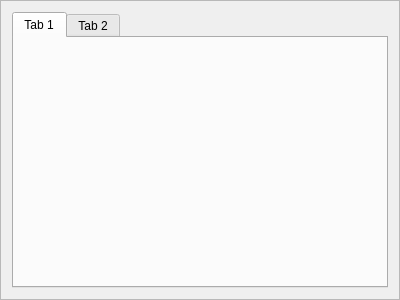
<?xml version="1.0" encoding="UTF-8"?>
<ui version="4.0">
 <class>SpectrumViewer</class>
 <widget class="QFrame" name="SpectrumViewer">
  <property name="geometry">
   <rect>
    <x>0</x>
    <y>0</y>
    <width>400</width>
    <height>300</height>
   </rect>
  </property>
  <property name="minimumSize">
   <size>
    <width>100</width>
    <height>100</height>
   </size>
  </property>
  <property name="windowTitle">
   <string>Frame</string>
  </property>
  <property name="frameShape">
   <enum>QFrame::StyledPanel</enum>
  </property>
  <property name="frameShadow">
   <enum>QFrame::Raised</enum>
  </property>
  <layout class="QGridLayout" name="gridLayout">
   <item row="0" column="0">
    <widget class="QTabWidget" name="pTabWidget">
     <property name="currentIndex">
      <number>0</number>
     </property>
     <widget class="QWidget" name="tab">
      <attribute name="title">
       <string>Tab 1</string>
      </attribute>
     </widget>
     <widget class="QWidget" name="tab_2">
      <attribute name="title">
       <string>Tab 2</string>
      </attribute>
     </widget>
    </widget>
   </item>
  </layout>
 </widget>
 <resources/>
 <connections/>
</ui>
